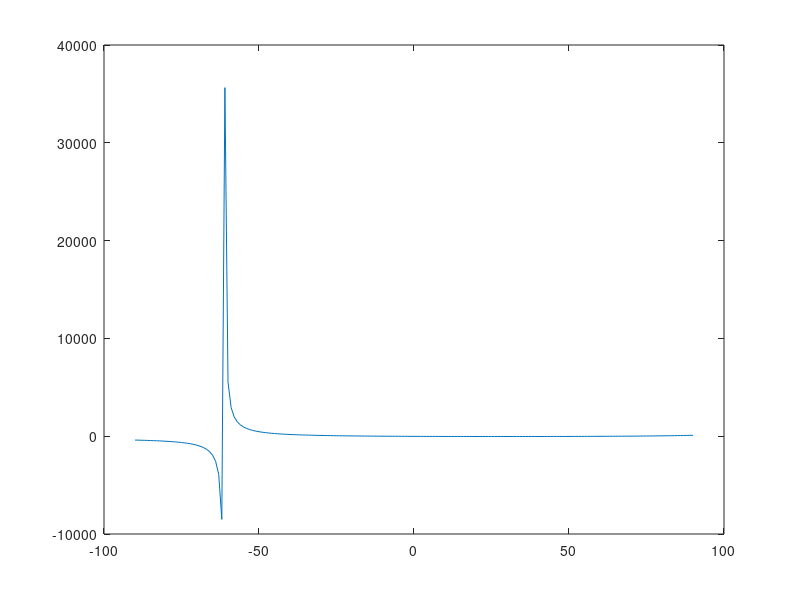

This figure's MATLAB source: (Note: this script raises an error after producing the figure.)
clear; clc;
format long

% Create a MATLAB script that solves for  in degrees when F = 150N. Your
% script should create a plot of a function that is dependent on . Use the
% bisect function in your script file. It is included in Matlab Grader and
% can be called using [root, fx, ea, iter] = bisect(func, xl, xu, es,
% maxit); 
% Where the function inputs and outputs are the same as in the
% false position algorithm. 


% Define problem constants
g = 9.81;
mu = 0.55; %mu
F = 150;
m = 25; % mass in KG

theta = [-90:90];
% Define the function to be solved for. Angle in degrees.
func = @(theta) ((mu*m*g)./(cosd(theta)+mu*sind(theta))) - F;

% THINK, what makes range sense for angle?
%A Range of 0-360 makes sense for the angles.

% Plot your function. Does plotting give you an idea about where the root is?
plot(theta, func(theta));
% xlim([-90 360])	
% ylim([-300 300])

% Finaly solve for the root using the bisection script given to you, which can be called as:
%[root, fx, ea, iter] = bisect(func, lower_bound, upper_bound);
xl =  0;
xu = 90;
es = .01; % (percent) %stopping crieria
maxit = 100;
[root, fx, ea, iter] = bisect(func, xl, xu, es);

%bracketingMethodApp2_24
% 
angle = root;
% fx = func
% ea = ea
% iter = iter
% These variables will be checked for your final answer:
%angle =  % the angle in degree that solves this problem
%fx =     % the function value at your solved angle
%ea =     % the bisection error estimate
%iter =   % the number of bisection iterations


%Finally, your script should include a of
%fprintf statement(s)print out
% the the value selected as the root
fprintf('\nThe value of, after bisection method, theta is %f\n', root);
% how many iterations the method took
fprintf('\nThis took this many iterations: %f\n', iter);
% what the approximate error is
fprintf('\nThe approximate error is: %f\n', ea)
% what f is evaluated at the root. 
fprintf('\nThe value is: %f\n', func(root))
% Use the default values of the function when you can.


% fprintf('The root is %f degrees.\n', root);	
% fprintf('The method took %d iterations.\n', iter);	
% fprintf('The approximate error is %f.\n', ea);	
% fprintf('f is evaluated at the root as %f.\n', fx);

